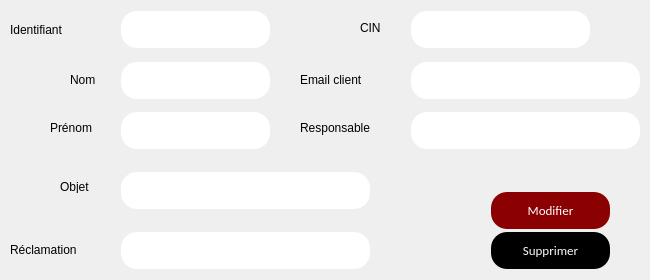
     <widget class="QWidget" name="page_14">
      <widget class="QPushButton" name="pushButton_31">
       <property name="geometry">
        <rect>
         <x>490</x>
         <y>190</y>
         <width>121</width>
         <height>41</height>
        </rect>
       </property>
       <property name="styleSheet">
        <string notr="true">background-color: #8B0000	;
  border: none;
  color: white;
  padding: 10px;
  text-align: center;
  text-decoration: none;
font-family:calibri;
  display: inline-block;
  font-size: 13px;
  margin: 2px 1px;
  border-radius : 16px;</string>
       </property>
       <property name="text">
        <string>Modifier</string>
       </property>
      </widget>
      <widget class="QPushButton" name="pushButton_32">
       <property name="geometry">
        <rect>
         <x>490</x>
         <y>230</y>
         <width>121</width>
         <height>41</height>
        </rect>
       </property>
       <property name="styleSheet">
        <string notr="true">background-color: black	;
  border: none;
  color: white;
  padding: 10px;
  text-align: center;
  text-decoration: none;
font-family:calibri;
  display: inline-block;
  font-size: 13px;
  margin: 2px 1px;
  border-radius : 16px;</string>
       </property>
       <property name="text">
        <string>Supprimer</string>
       </property>
      </widget>
      <widget class="QLabel" name="label_79">
       <property name="geometry">
        <rect>
         <x>10</x>
         <y>20</y>
         <width>101</width>
         <height>20</height>
        </rect>
       </property>
       <property name="text">
        <string>Identifiant</string>
       </property>
      </widget>
      <widget class="QLineEdit" name="lineEdit_61">
       <property name="geometry">
        <rect>
         <x>120</x>
         <y>9</y>
         <width>151</width>
         <height>41</height>
        </rect>
       </property>
       <property name="styleSheet">
        <string notr="true">background-color: white	;
  border: none;
  color: black;
  padding: 10px;
  text-align: center;
  text-decoration: none;
font-family:calibri;
  display: inline-block;
  font-size: 13px;
  margin: 2px 1px;
  border-radius : 16px;</string>
       </property>
      </widget>
      <widget class="QLabel" name="label_80">
       <property name="geometry">
        <rect>
         <x>70</x>
         <y>70</y>
         <width>71</width>
         <height>20</height>
        </rect>
       </property>
       <property name="text">
        <string>Nom</string>
       </property>
      </widget>
      <widget class="QLineEdit" name="lineEdit_62">
       <property name="geometry">
        <rect>
         <x>120</x>
         <y>60</y>
         <width>151</width>
         <height>41</height>
        </rect>
       </property>
       <property name="styleSheet">
        <string notr="true">background-color: white	;
  border: none;
  color: black;
  padding: 10px;
  text-align: center;
  text-decoration: none;
font-family:calibri;
  display: inline-block;
  font-size: 13px;
  margin: 2px 1px;
  border-radius : 16px;</string>
       </property>
      </widget>
      <widget class="QLabel" name="label_81">
       <property name="geometry">
        <rect>
         <x>50</x>
         <y>120</y>
         <width>81</width>
         <height>16</height>
        </rect>
       </property>
       <property name="text">
        <string>Prénom </string>
       </property>
      </widget>
      <widget class="QLineEdit" name="lineEdit_63">
       <property name="geometry">
        <rect>
         <x>120</x>
         <y>110</y>
         <width>151</width>
         <height>41</height>
        </rect>
       </property>
       <property name="styleSheet">
        <string notr="true">background-color: white	;
  border: none;
  color: black;
  padding: 10px;
  text-align: center;
  text-decoration: none;
font-family:calibri;
  display: inline-block;
  font-size: 13px;
  margin: 2px 1px;
  border-radius : 16px;</string>
       </property>
      </widget>
      <widget class="QLabel" name="label_82">
       <property name="geometry">
        <rect>
         <x>360</x>
         <y>20</y>
         <width>51</width>
         <height>16</height>
        </rect>
       </property>
       <property name="text">
        <string>CIN </string>
       </property>
      </widget>
      <widget class="QLineEdit" name="lineEdit_64">
       <property name="geometry">
        <rect>
         <x>410</x>
         <y>9</y>
         <width>181</width>
         <height>41</height>
        </rect>
       </property>
       <property name="styleSheet">
        <string notr="true">background-color: white	;
  border: none;
  color: black;
  padding: 10px;
  text-align: center;
  text-decoration: none;
font-family:calibri;
  display: inline-block;
  font-size: 13px;
  margin: 2px 1px;
  border-radius : 16px;</string>
       </property>
      </widget>
      <widget class="QLabel" name="label_83">
       <property name="geometry">
        <rect>
         <x>300</x>
         <y>70</y>
         <width>111</width>
         <height>20</height>
        </rect>
       </property>
       <property name="text">
        <string>Email client</string>
       </property>
      </widget>
      <widget class="QLineEdit" name="lineEdit_65">
       <property name="geometry">
        <rect>
         <x>410</x>
         <y>60</y>
         <width>231</width>
         <height>41</height>
        </rect>
       </property>
       <property name="styleSheet">
        <string notr="true">background-color: white	;
  border: none;
  color: black;
  padding: 10px;
  text-align: center;
  text-decoration: none;
font-family:calibri;
  display: inline-block;
  font-size: 13px;
  margin: 2px 1px;
  border-radius : 16px;</string>
       </property>
      </widget>
      <widget class="QLabel" name="label_84">
       <property name="geometry">
        <rect>
         <x>300</x>
         <y>120</y>
         <width>101</width>
         <height>16</height>
        </rect>
       </property>
       <property name="text">
        <string>Responsable</string>
       </property>
      </widget>
      <widget class="QLineEdit" name="lineEdit_66">
       <property name="geometry">
        <rect>
         <x>410</x>
         <y>110</y>
         <width>231</width>
         <height>41</height>
        </rect>
       </property>
       <property name="styleSheet">
        <string notr="true">background-color: white	;
  border: none;
  color: black;
  padding: 10px;
  text-align: center;
  text-decoration: none;
font-family:calibri;
  display: inline-block;
  font-size: 13px;
  margin: 2px 1px;
  border-radius : 16px;</string>
       </property>
      </widget>
      <widget class="QLabel" name="label_85">
       <property name="geometry">
        <rect>
         <x>60</x>
         <y>180</y>
         <width>47</width>
         <height>13</height>
        </rect>
       </property>
       <property name="text">
        <string>Objet</string>
       </property>
      </widget>
      <widget class="QLineEdit" name="lineEdit_67">
       <property name="geometry">
        <rect>
         <x>120</x>
         <y>170</y>
         <width>251</width>
         <height>41</height>
        </rect>
       </property>
       <property name="styleSheet">
        <string notr="true">background-color: white	;
  border: none;
  color: black;
  padding: 10px;
  text-align: center;
  text-decoration: none;
font-family:calibri;
  display: inline-block;
  font-size: 13px;
  margin: 2px 1px;
  border-radius : 16px;</string>
       </property>
      </widget>
      <widget class="QLabel" name="label_86">
       <property name="geometry">
        <rect>
         <x>10</x>
         <y>240</y>
         <width>101</width>
         <height>20</height>
        </rect>
       </property>
       <property name="text">
        <string>Réclamation</string>
       </property>
      </widget>
      <widget class="QLineEdit" name="lineEdit_68">
       <property name="geometry">
        <rect>
         <x>120</x>
         <y>230</y>
         <width>251</width>
         <height>41</height>
        </rect>
       </property>
       <property name="styleSheet">
        <string notr="true">background-color: white	;
  border: none;
  color: black;
  padding: 10px;
  text-align: center;
  text-decoration: none;
font-family:calibri;
  display: inline-block;
  font-size: 13px;
  margin: 2px 1px;
  border-radius : 16px;</string>
       </property>
      </widget>
     </widget>
